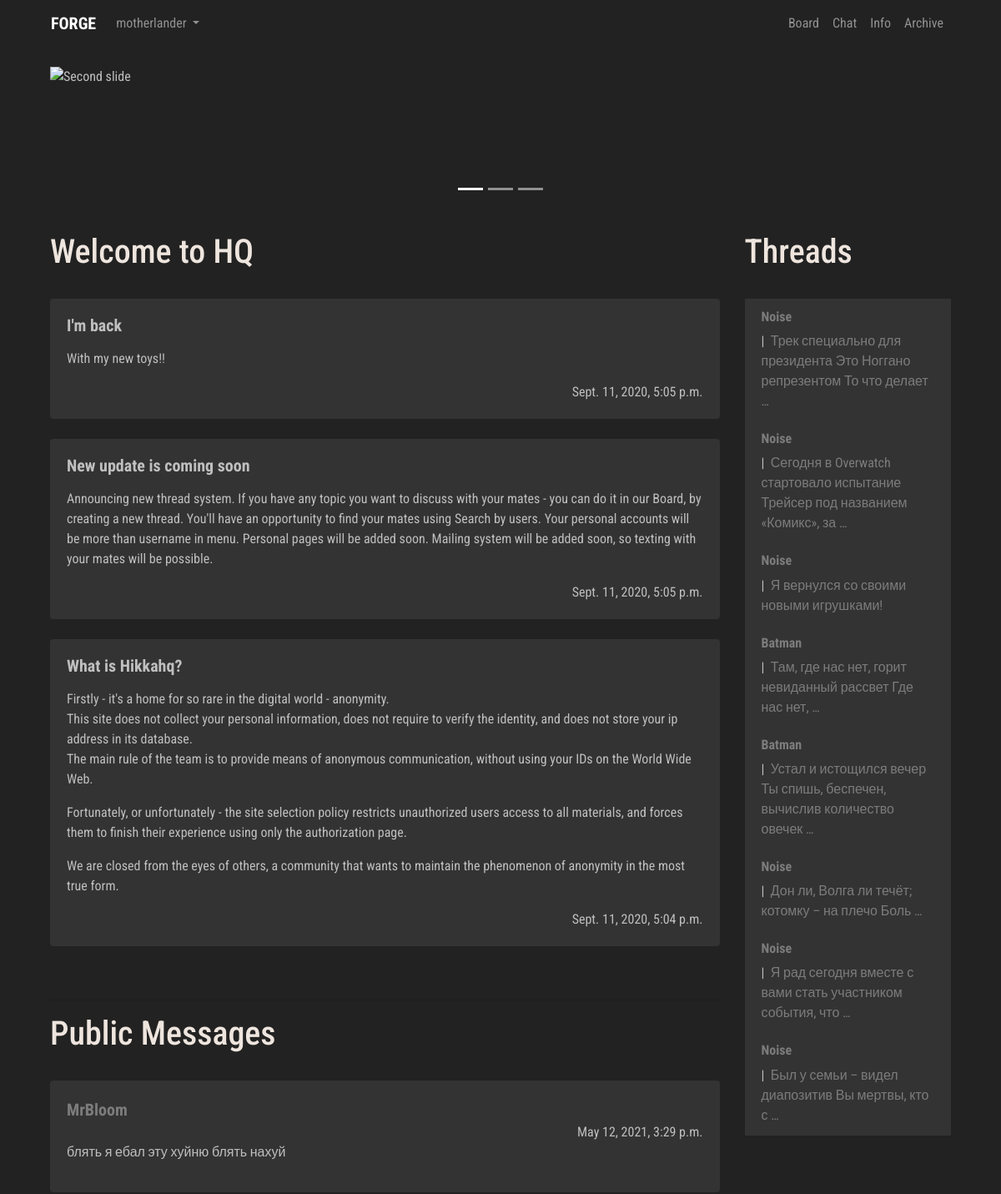
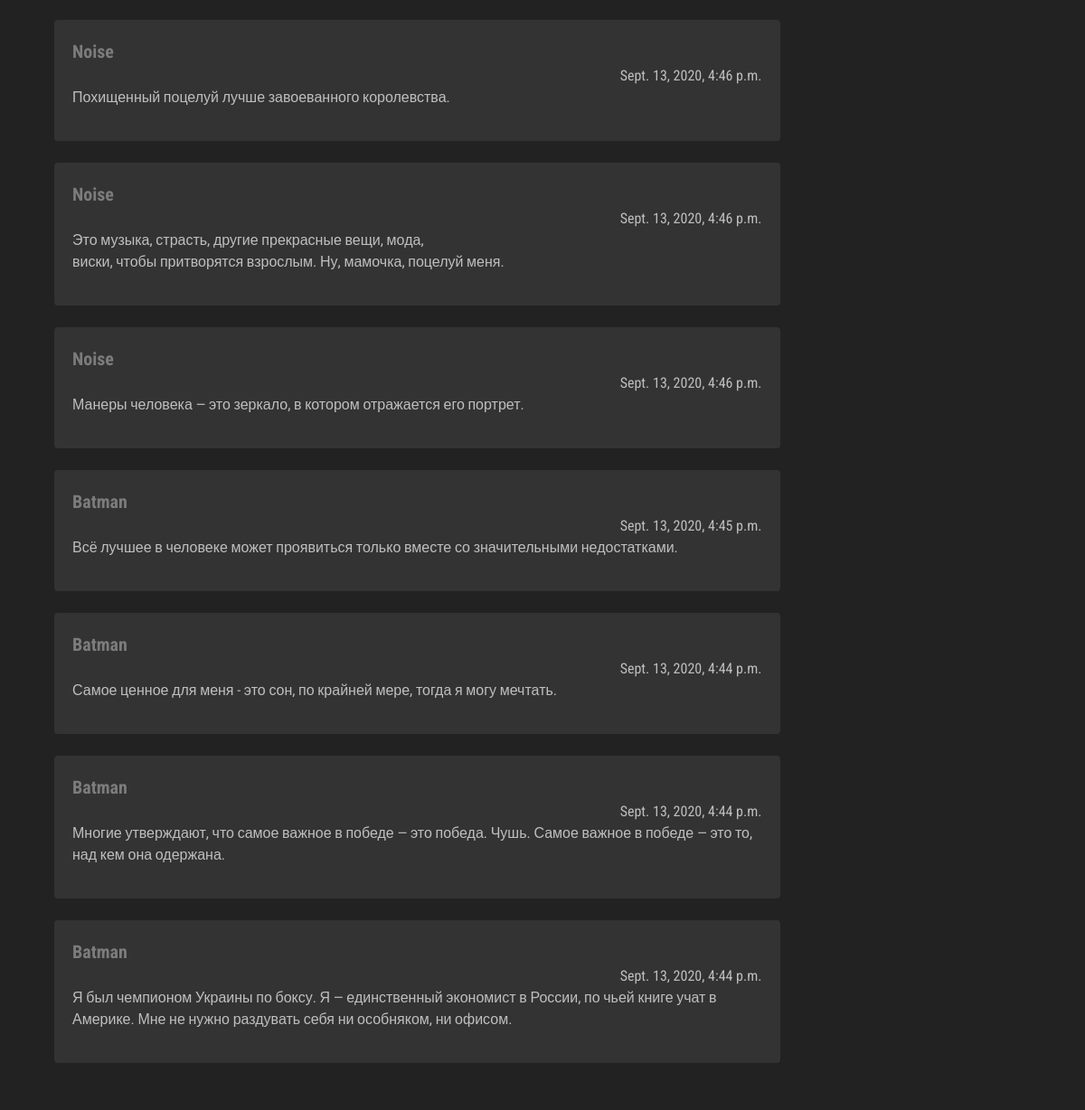
The page /manager/me/ (signed in) on the database its author committed (2 pictures, top to bottom).
### manager/models.py (models this page shows, shortened)
class AdminPublicPost(models.Model):
    post_author = models.ForeignKey(User, on_delete=models.CASCADE)
    post_title = models.CharField('Post title', max_length=100)
    post_text = models.CharField('Post text', max_length=10000)
    post_date = models.DateTimeField('Post date', auto_now=True)

class UserPublicPost(models.Model):
    post_author = models.ForeignKey(User, on_delete=models.CASCADE)
    post_text = models.CharField('Post text', max_length=250)
    post_date = models.DateTimeField('Post date', auto_now=True)

### board/models.py (models this page shows, shortened)
class Thread(models.Model):
    def was_published_recently(self):
        now = timezone.now()
        return now - datetime.timedelta(days=1) <= self.pub_date <= now
    thread_title = models.CharField('Thread title', max_length=100)
    thread_text = models.TextField('Thread text', max_length=10000)
    pub_date = models.DateTimeField('Date published', auto_now=True)
    CATEGORY_CHOICES = [('Random', 'Random'), ('Broadcast', 'Broadcast'), ('Animation', 'Animation'), ('Artwork', 'Artwork'), ('Cinematics', 'Cinematics'), ('Videogames', 'Videogames')]
    category = models.CharField(max_length=100, choices=CATEGORY_CHOICES)
    thread_author = models.ForeignKey(User, on_delete=models.CASCADE)
    was_published_recently.admin_order_field = 'pub_date'
    was_published_recently.boolean = True
    was_published_recently.short_description = 'Published recently?'

### manager/views.py (the view)
# urls.py: path('me/', views.meview, name='me'),
@login_required
def meview(request):
    latest_threads = Thread.objects.order_by('-pub_date')[:10]
    latest_posts = UserPublicPost.objects.order_by('-post_date')[:10]
    admin_posts = AdminPublicPost.objects.order_by('-post_date')[:10]
    context = {
        'threads': latest_threads,
        'posts': latest_posts,
        'admins': admin_posts
    }
    return render(request, 'me.html', context)

### manager/templates/me.html (shortened to what this page needs)
{% extends 'hat.html' %}
{% block content %}
            <div class="row col-">
               <div class=" col-lg-9 col- content">
                  <br>
                  <div class="trds">
                     <main class="contentd" role="main">
                        <header>
                           <h1 data-text="Welcome to HQ">Welcome to <span class="hide-mobile"> HQ
                              </span>
                           </h1>
                        </header>
                     </main>
                  </div>
                  <br>
                  {% if admins %}
                  {% for admin in admins %}
                  <div class="card">
                     <div class="card-body">
                        <h4 class="card-title">
                           <p class="article"> {{ admin.post_title }} </p>
                        </h4>
                        {{ admin.post_text|linebreaks }}
                        <div class="d-flex flex-row-reverse">{{ admin.post_date }}</div>
                     </div>
                  </div>
                  <br />
                  {% endfor %}
                  {% else %}
                  No admin posts here
                  {% endif %}
                  <br>
                  <hr>
                  <div class="trds">
                     <main class="contentd" role="main">
                        <header>
                           <h1 data-text="Public Messages">Public Messages
                           </h1>
                        </header>
                     </main>
                  </div>
                  <br>
                  {% if posts %}
                  {% for post in posts %}
                  <div class="card">
                     <div class="card-body">
                              <a class="article" href="{% url 'Board:guest' post.post_author%}"> {{ post.post_author }}</a>
                        <div class="d-flex flex-row-reverse">{{ post.post_date }}</div>
                        {{ post.post_text|linebreaks }}
                     </div>
                  </div>
                  <br />
                  {% endfor %}
                  {% else %}
                  Public post list is empty or something went wrong
                  {% endif %}
               </div>
               <div class=" col-lg-3 col- left-sidebar">
                  <br>
                  <div class="trds">
                     <main class="contentd" role="main">
                        <header>
                           <h1 data-text="Threads">Threads
                           </h1>
                        </header>
                     </main>
                  </div>
                  <br>
                  {% if threads %}
                  <ul class="list-group">
                     {% for thread in threads %}
                     <li class="list-group-item">
                        <h6> <a class="userlk" href="{% url 'Board:guest' thread.thread_author %}">
                        {{ thread.thread_author }}</a> </h6>
                        |&nbsp;<a href="{% url 'Board:thread' thread.id %}"> {{ thread.thread_text|truncatewords:10 }}  </a>
                     </li>
                     {% endfor %}
                  </ul>
                  {% else %}
                  no threads to show
                  {% endif %}
                  <br>
               </div>
            </div>
{% endblock %}

### board/templates/hat.html (shortened to what this page needs)
<!DOCTYPE html>
<html lang="en"><head>
	<link rel="stylesheet" href="https://stackpath.bootstrapcdn.com/bootstrap/4.3.1/css/bootstrap.min.css">
     {% load static %}
    <link rel="stylesheet" href=" {% static 'css/master.css' %} " type="text/css">
  </head>
  <body>
<div class="container">
   <nav class="navbar navbar-expand-lg navbar-dark" style="background-color: #222222;">
  <div class="collapse navbar-collapse" id="navbarTogglerDemo01">
    <a class="navbar-brand" href="{% url 'Manager:me' %}"><b>FORGE</b></a>
    <ul class="navbar-nav mr-auto mt-2 mt-lg-0">
       <li class="nav-item dropdown">
        <a class="nav-link dropdown-toggle" href="{% url 'Manager:me' %}" id="navbarDropdownMenuLink" data-toggle="dropdown" aria-haspopup="true" aria-expanded="false">
          {{ user.username }}       </a>
      </li>
    </ul>
     <ul class="navbar-nav  mt-2 mt-lg-0">
      <li class="nav-item">
        <a class="nav-link" href="{% url 'Board:board' %}">Board</a>
      </li>
      <li class="nav-item">
        <a class="nav-link" href="#">Chat</a>
      </li>
      <li class="nav-item">
        <a class="nav-link" href="{% url 'Paper:info' %}">Info</a>
      </li>
      <li class="nav-item">
        <a class="nav-link" href="{% url 'Archive:index' %}">Archive</a>
      </li>
    </ul>
  </div>
</nav>
<div class="col-lg-12 head-block"><br>
<div id="carouselExampleControls" class="carousel slide" data-ride="carousel">
     <ol class="carousel-indicators">
    <li data-target="#carouselExampleControls" data-slide-to="0" class="active"></li>
    <li data-target="#carouselExampleControls" data-slide-to="1"></li>
    <li data-target="#carouselExampleControls" data-slide-to="2"></li>
  </ol>
  <div class="carousel-inner">
    <div class="carousel-item active">
      <img class="d-block w-100" src="{% static 'imgs/go.png' %}" alt="Second slide" height="150px">
    </div>
  </div>
<br>
</div>
{% block content %} {% endblock %}
<br>
    </div>
</div>
</body>
</html>

### static/css/master.css (style rules this page uses)
﻿.head-block,.top-menu,.top-material,.left-sidebar,.content { background:#222222; margin-bottom:5px; }
.head-block { height:40px; }
.content { border: none; }
.head-block { height:150px; background:right center no-repeat; }
.card { background: #333333; border: none; }
.list-group, .list-group-item { background: #333333; border: none; }
.userlk { font-weight: bold; }
.article { font-weight: bold; font-size: 20px; }
body { font-family: 'Roboto Condensed', sans-serif; font-size: initial; }
a { color: #7c7c7c; font-size: initial; }
body { background: #222; color: #bfbfbf; }
.contentd header h1 { position:relative;color:#eee5de }
.contentd header h1:after, .contentd header h1:before { position:absolute;top:0;overflow:hidden;clip:rect(0,100vw,0,0);content:attr(data-text);background: #a9a9a9 }
.contentd header h1:before { left:-1vmin;animation:noise 7s infinite steps(3,end) alternate-reverse;color:#71fcff;text-shadow:.4vmin 0 #00f,-.2vmin 1vmin red }
.contentd header h1:after { left:1vmin;animation:noise-alt 5s infinite steps(3,end) alternate-reverse;color:#ff9eed;text-shadow:-2vmin 0 #ff0,.1vmin -1vmin #00f }
.trds { background: #none; }

### rows shown on the page
AdminPublicPost: post_title "I'm back", post_text "With my new toys!!", post_date "Sept. 11, 2020, 5:05 p.m."
AdminPublicPost: post_title "New update is coming soon", post_text "Announcing new thread system. If you have any topic you want to discuss with your mates - you can do it in our Board, by creating a new thread. You'll have an opportunity to find your mates using Search by users. Your personal accounts will be more than username in menu. Personal pages will be added soon. Mailing system will be added soon, so texting with your mates will be possible.", post_date "Sept. 11, 2020, 5:05 p.m."
AdminPublicPost: post_title "What is Hikkahq?", post_text "Firstly - it's a home for so rare in the digital world - anonymity. This site does not collect your personal information, does not require to verify the identity, and does not store your ip address in its database. The main rule of the team is to provide means of anonymous communication, without using your IDs on the World Wide Web. Fortunately, or unfortunately - the site selection policy restricts unauthorized users access to all materials, and forces them to finish their experience using only the authorization page. We are closed from the eyes of others, a community that wants to maintain the phenomenon of anonymity in the most true form.", post_date "Sept. 11, 2020, 5:04 p.m."
UserPublicPost: post_author "MrBloom", post_date "May 12, 2021, 3:29 p.m.", post_text "блять я ебал эту хуйню блять нахуй"
UserPublicPost: post_author "Noise", post_date "Sept. 13, 2020, 4:46 p.m.", post_text "Похищенный поцелуй лучше завоеванного королевства."
UserPublicPost: post_author "Noise", post_date "Sept. 13, 2020, 4:46 p.m.", post_text "Это музыка, страсть, другие прекрасные вещи, мода, виски, чтобы притворятся взрослым. Ну, мамочка, поцелуй меня."
UserPublicPost: post_author "Noise", post_date "Sept. 13, 2020, 4:46 p.m.", post_text "Манеры человека — это зеркало, в котором отражается его портрет."
UserPublicPost: post_author "Batman", post_date "Sept. 13, 2020, 4:45 p.m.", post_text "Всё лучшее в человеке может проявиться только вместе со значительными недостатками."
UserPublicPost: post_author "Batman", post_date "Sept. 13, 2020, 4:44 p.m.", post_text "Самое ценное для меня - это сон, по крайней мере, тогда я могу мечтать."
UserPublicPost: post_author "Batman", post_date "Sept. 13, 2020, 4:44 p.m.", post_text "Многие утверждают, что самое важное в победе — это победа. Чушь. Самое важное в победе — это то, над кем она одержана."
UserPublicPost: post_author "Batman", post_date "Sept. 13, 2020, 4:44 p.m.", post_text "Я был чемпионом Украины по боксу. Я — единственный экономист в России, по чьей книге учат в Америке. Мне не нужно раздувать себя ни особняком, ни офисом."
Thread: thread_author "Noise", thread_text "Трек специально для президента Это Ноггано репрезентом То что делает …"
Thread: thread_author "Noise", thread_text "Сегодня в Overwatch стартовало испытание Трейсер под названием «Комикс», за …"
Thread: thread_author "Noise", thread_text "Я вернулся со своими новыми игрушками!"
Thread: thread_author "Batman", thread_text "Там, где нас нет, горит невиданный рассвет Где нас нет, …"
Thread: thread_author "Batman", thread_text "Устал и истощился вечер Ты спишь, беспечен, вычислив количество овечек …"
Thread: thread_author "Noise", thread_text "Дон ли, Волга ли течёт; котомку – на плечо Боль …"
Thread: thread_author "Noise", thread_text "Я рад сегодня вместе с вами стать участником события, что …"
Thread: thread_author "Noise", thread_text "Был у семьи – видел диапозитив Вы мертвы, кто с …"

### other values the page prints
{{ user.username }} "motherlander"
